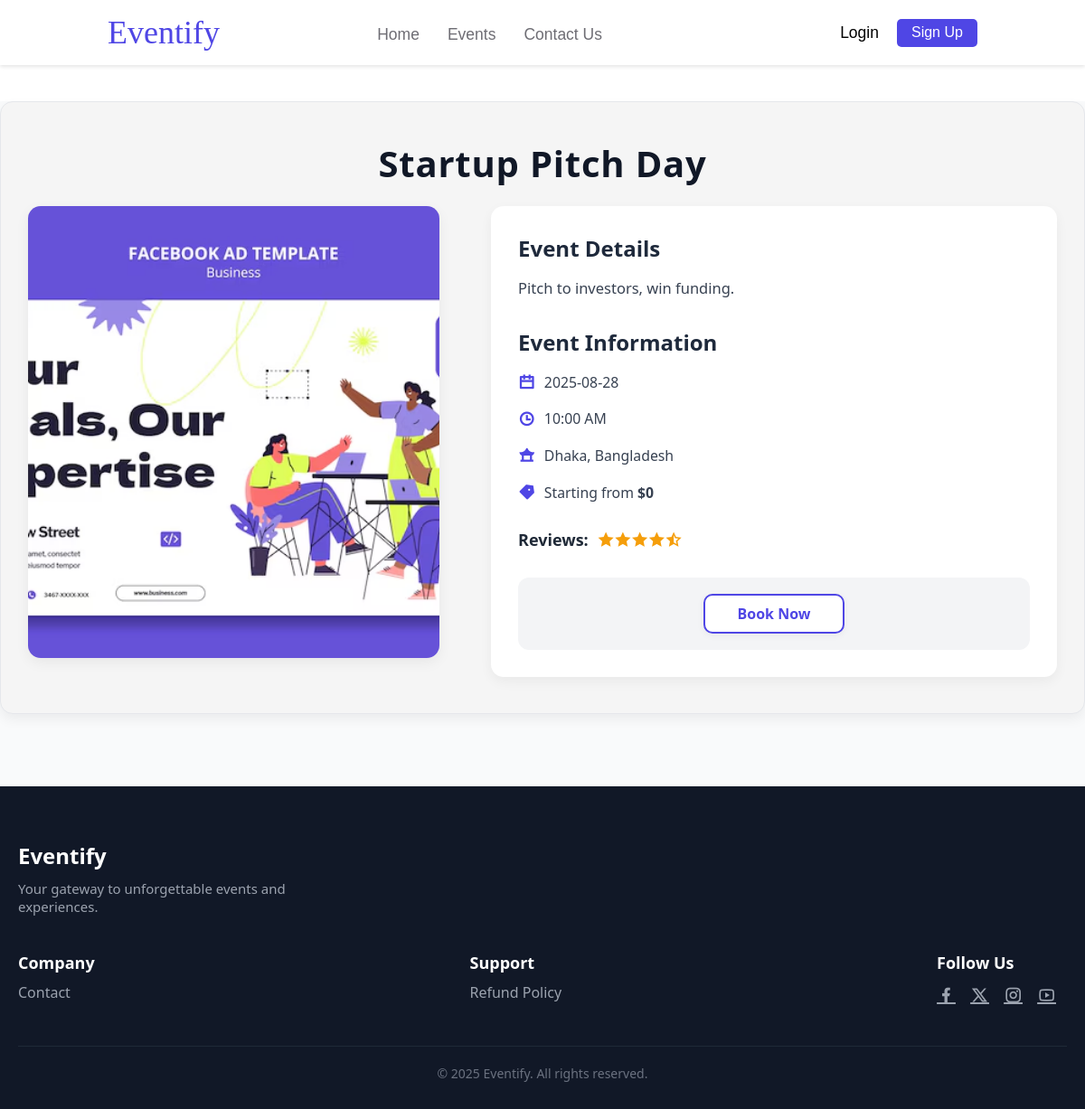
The app's page /View/EventDetails.php?id=29 with its own data.
### tables this page shows
CREATE TABLE `events` (
  `E_ID` int(100) NOT NULL,
  `E_Name` varchar(100) NOT NULL,
  `E_Location` varchar(100) NOT NULL,
  `E_Date` date NOT NULL,
  `E_Time` time(6) NOT NULL,
  `E_Description` text NOT NULL,
  `E_Category` varchar(20) NOT NULL,
  `E.Price` int(100) NOT NULL,
  `short_description` varchar(100) NOT NULL,
  `Thumbnail` varchar(255) DEFAULT NULL
);

### View/EventDetails.php (the view, shortened to what this page needs)
<?php
include("../Model/DataBase.php");
$sql = "select * from events where E_ID='{$_GET["id"]}'";
$result = mysqli_query($conn, $sql);
$row = mysqli_fetch_array($result);
?>
<!DOCTYPE html>
<html lang="en">
<head>
  <link rel="stylesheet" href="../Asset/CSS/Style_EventDetails.css" />
  <link
    href="https://cdn.jsdelivr.net/npm/remixicon@4.5.0/fonts/remixicon.css"
    rel="stylesheet" />
</head>
<body>
  <?php
  include("./Header.php");
  ?>
  <main>
    <section id="EventDetails">
      <div id="EventDetailsHeader">
        <h1><?php echo $row["E_Name"]; ?></h1>
      </div>
      <div id="EventBannerAndDetails">
        <div id="EventBanner">
          <img src="../Asset/Image/<?php echo $row['Thumbnail']; ?>" alt="Event Thumbnail">
        </div>
        <div id="EventContentDetails">
          <h2>Event Details</h2>
          <p>
            <?php
            echo $row["E_Description"];
            ?>
          </p>
          <h3>Event Information</h3>
          <ul>
            <li>
              <strong><i class="ri-calendar-line"></i></strong> <?php echo $row["E_Date"]; ?>
            </li>
            <li>
              <strong><i class="ri-time-line"></i></strong> <?php echo date("h:i A", strtotime($row["E_Time"])); ?>
            </li>
            <li>
              <strong><i class="ri-ancient-pavilion-fill"></i></strong>
              <?php
              echo $row["E_Location"];
              ?>
            </li>
            <li>
              <strong><i class="ri-price-tag-3-fill"></i></strong> Starting
              from
              <strong>&nbsp;$<?php echo $row["E.Price"]; ?></strong>
            </li>
          </ul>
          <div id="Stars">
            <span>Reviews:</span>
            <i class="ri-star-fill"></i>
            <i class="ri-star-fill"></i>
            <i class="ri-star-fill"></i>
            <i class="ri-star-fill"></i>
            <i class="ri-star-half-fill"></i>
          </div>
          <div id="CartAndBookNow_Btn_Container">
            <a id="BookNowBTN" href="ticketType.php">Book Now</a>
          </div>
        </div>
      </div>
    </section>
  </main>
  <?php
  include("../View/Footer.php");
  ?>
</body>
</html>

### Asset/CSS/Style_EventDetails.css (style rules this page uses)
* { margin: 0; padding: 0; }
html { scroll-behavior: smooth; }
main { font-family: ui-sans-serif, system-ui, -apple-system, BlinkMacSystemFont, "Segoe UI", Roboto, "Helvetica Neue", Arial, "Noto Sans", sans-serif, "Apple Color Emoji", "Segoe UI Emoji", "Segoe UI Symbol", "Noto Color Emoji"; background-color: #f9fafb; padding-bottom: 40px; }
#EventDetails { background-color: #f5f5f5; padding: 40px 30px; box-shadow: 0 6px 14px rgba(0, 0, 0, 0.06); border: 1px solid #e5e7eb; border-radius: 14px; max-width: 1200px; margin: 40px auto; }
#EventDetailsHeader { padding-bottom: 20px; text-align: center; }
#EventDetailsHeader h1 { font-size: 40px; font-weight: 700; color: #111827; letter-spacing: 0.8px; margin: 0 auto; max-width: 800px; }
#EventBannerAndDetails { display: grid; grid-template-columns: 40% 55%; gap: 5%; align-items: start; }
#EventBanner { height: 500px; border-radius: 14px; overflow: hidden; box-shadow: 0 5px 15px rgba(0, 0, 0, 0.06); }
#EventBanner img { width: 100%; height: 100%; object-fit: cover; transition: transform 0.3s ease; }
#EventContentDetails { padding: 30px; background-color: #fff; border-radius: 14px; box-shadow: 0 5px 14px rgba(0, 0, 0, 0.05); }
#EventContentDetails h2, #EventContentDetails h3 { margin-bottom: 14px; color: #1e293b; font-size: 24px; font-weight: 600; }
#EventContentDetails p { font-size: 16.5px; line-height: 1.75; color: #374151; margin-bottom: 28px; }
#EventContentDetails ul { padding-left: 0; margin-bottom: 20px; }
#EventContentDetails ul li { list-style: none; font-size: 15.8px; color: #374151; margin-bottom: 12px; display: flex; align-items: center; line-height: 1.6; }
#EventContentDetails li i { color: #4f46e5; margin-right: 10px; font-size: 18px; flex-shrink: 0; }
#Stars { margin-top: 25px; margin-bottom: 30px; font-size: 18px; color: #f59e0b; display: flex; align-items: center; }
#Stars span { margin-right: 10px; font-weight: 600; color: #1f2937; }
#CartAndBookNow_Btn_Container { display: flex; justify-content: center; align-items: center; gap: 24px; padding: 18px; border-radius: 12px; background-color: #f3f4f6; }
#BookNowBTN, #AddToCartBtn { text-decoration: none; padding: 12px 36px; border-radius: 10px; font-size: 16px; font-family: "Segoe UI", Tahoma, Geneva, Verdana, sans-serif; font-weight: 600; cursor: pointer; height: 16px; display: flex; justify-content: center; align-items: center; transition: all 0.3s ease; box-shadow: 0 2px 8px rgba(0, 0, 0, 0.05); }
#BookNowBTN { background-color: white; color: #4f46e5; border: 2px solid #4f46e5; }

### records on screen
events: E_Name "Startup Pitch Day", Thumbnail (picture), E_Description "Pitch to investors, win funding.", E_Date "2025-08-28", E_Time "10:00 AM", E_Location "Dhaka, Bangladesh", Price "0"
